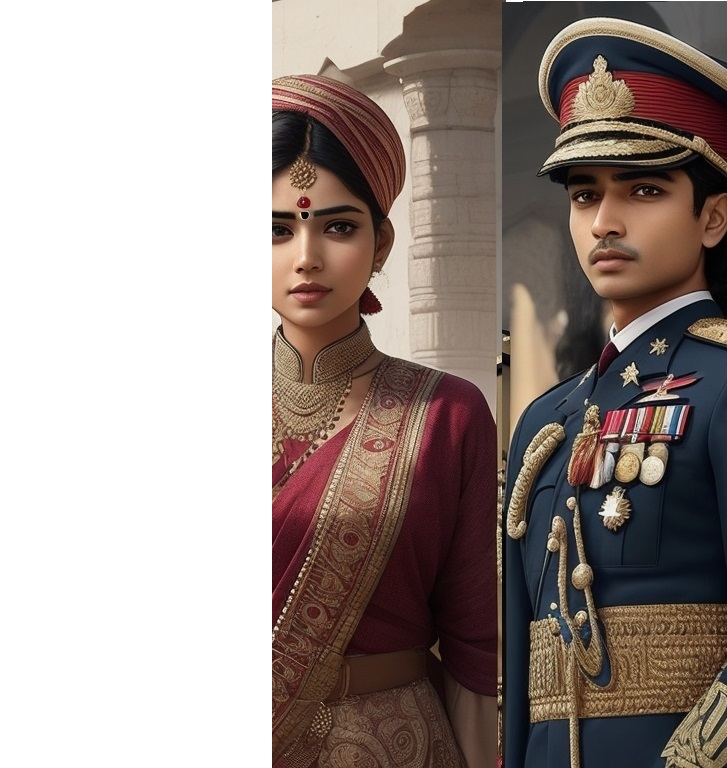
#> input picture cvprac/dreamshaper.jpg, 727 x 768 px
$ python app.py
#> lines starting #> are read from the running program, lines starting #| are printed output that depends on the picture
import cv2

img = cv2.imread('dreamshaper.jpg')
#> img is the input picture: shape (768, 727, 3); mean B, G, R 139.6, 144.8, 157.3

# [41 lines of commented-out code are left out]

blur_img = cv2.GaussianBlur(img,(99,29),0)
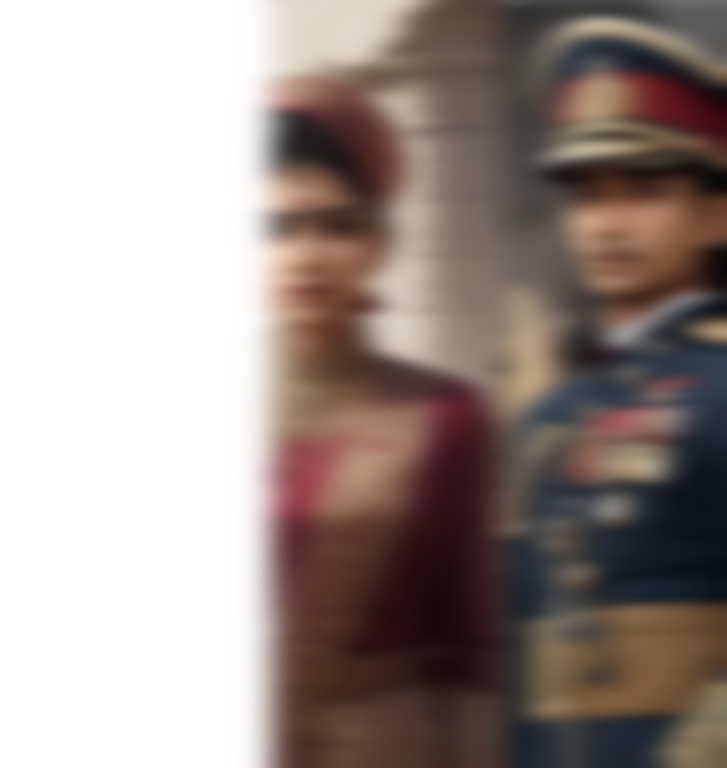
#> blur_img: shape (768, 727, 3); mean B, G, R 139.5, 144.8, 157.3
cv2.imshow('Image 4',blur_img)

cv2.waitKey(0)
cv2.destroyAllWindows()
